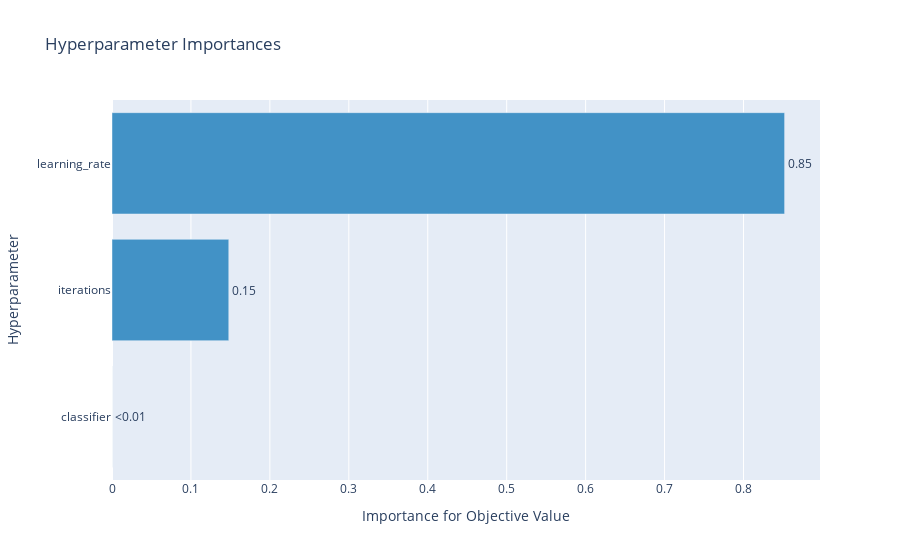

The cell this chart's notebook holds for it:
### Code cell
import time
import optuna
from sklearn.tree import DecisionTreeClassifier
from sklearn.ensemble import RandomForestClassifier
from sklearn.svm import SVC
from sklearn.model_selection import cross_val_score

if run_optuna:

    start_time = time.time()

    # 1. Define an objective function to be maximized.
    def objective(trial):

        # 2. Suggest values for the hyperparameters using a trial object.
        classifier_name = trial.suggest_categorical('classifier', ['CatBoostClassifier'])
        if classifier_name == 'CatBoostClassifier':
            dt_iterations    = trial.suggest_int('iterations', 100, 200)
            dt_learning_rate = trial.suggest_float('learning_rate', 0.01, 0.1)
            classifier_obj = CatBoostClassifier(iterations=dt_iterations, learning_rate=dt_learning_rate, cat_features=list(X_train.columns))

            score = cross_val_score(classifier_obj, X_train, y_train, cv=3, scoring="f1", verbose=1)
            accuracy = score.mean()

        return accuracy

    # 3. Create a study object and optimize the objective function.
    study = optuna.create_study(direction='maximize')
    study.optimize(objective, n_trials=10)

    print("--- Optimization with Optuna performed in %s seconds ---" % (time.time() - start_time))

    fig = optuna.visualization.plot_param_importances(study)
    fig.show()

### Figure 1 — Plotly figure (JSON) as saved in the notebook; plotly's stock layout.template omitted (floating-point values rounded to 4 significant figures)
{"data": [{"cliponaxis": false, "hovertemplate": ["classifier (CategoricalDistribution): 0.0<extra></extra>", "iterations (IntDistribution): 0.14792969378982557<extra></extra>", "learning_rate (FloatDistribution): 0.8520703062101744<extra></extra>"], "marker": {"color": "rgb(66,146,198)"}, "orientation": "h", "text": ["<0.01", "0.15", "0.85"], "textposition": "outside", "x": [0.0, 0.1479, 0.8521], "y": ["classifier", "iterations", "learning_rate"], "type": "bar"}], "layout": {"showlegend": false, "title": {"text": "Hyperparameter Importances"}, "xaxis": {"title": {"text": "Importance for Objective Value"}}, "yaxis": {"title": {"text": "Hyperparameter"}}}}
